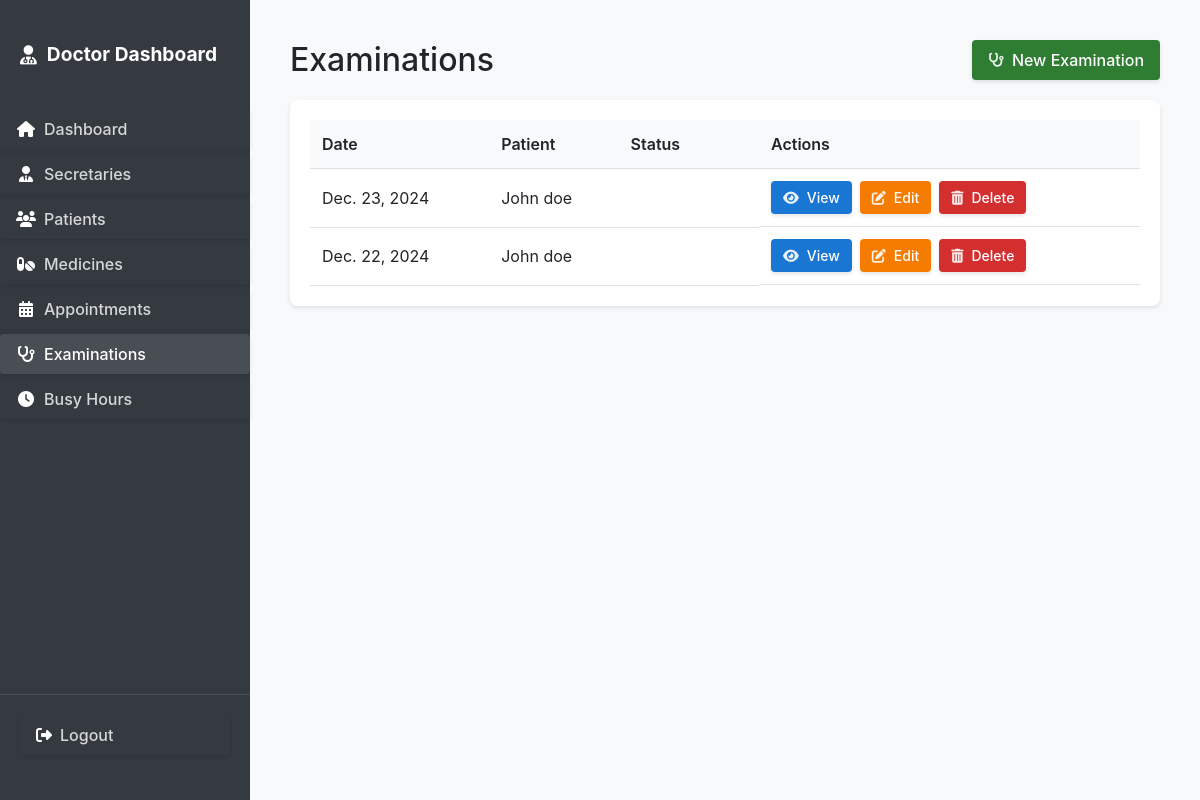
The app's page /examinations/ (signed in) with its own data.
### secretary_dash/models.py (models this page shows, shortened)
class Examination(models.Model):
    patient = models.ForeignKey(Patient, on_delete=models.CASCADE)
    symptoms = models.TextField()
    diagnosis = models.TextField()
    created_by = models.ForeignKey(User, on_delete=models.CASCADE)
    created_at = models.DateTimeField(auto_now_add=True)
    date = models.DateField()
    time = models.TimeField()
    class Meta:
        ordering = ['-date']

class Patient(models.Model):
    name = models.CharField(max_length=100)
    phone = models.CharField(max_length=20)
    email = models.EmailField()
    address = models.TextField()
    date_of_birth = models.DateField()
    created_at = models.DateTimeField(auto_now_add=True)
    class Meta:
        ordering = ['name']

### secretary_dash/views.py (the view)
# urls.py: path('examinations/', views.examination_list, name='examination_list'),
@login_required
@user_passes_test(lambda u: u.is_superuser)
def examination_list(request):
    examinations = Examination.objects.all().order_by('-date', '-created_at')
    return render(request, 'secretary_dash/doctor/examination_list.html', {
        'examinations': examinations
    })

### secretary_dash/auth.py (called while the page is built)
    def get_user(self, user_id):
        UserModel = get_user_model()
        try:
            return UserModel.objects.get(pk=user_id)
        except UserModel.DoesNotExist:
            return None

### templates/secretary_dash/doctor/examination_list.html (shortened to what this page needs)
{% extends 'secretary_dash/common/table_base.html' %}
{% block page_title %}Examinations{% endblock %}
{% block header_actions %}
<a href="{% url 'secretary_dash:examination_create' %}" class="btn btn-add">
    <i class="fas fa-stethoscope"></i>
    <span>New Examination</span>
</a>
{% endblock %}
{% block table_content %}
{% if examinations %}
    <table>
        <thead>
            <tr>
                <th>Date</th>
                <th>Patient</th>
                <th>Status</th>
                <th>Actions</th>
            </tr>
        </thead>
        <tbody>
            {% for examination in examinations %}
                <tr>
                    <td>{{ examination.date }}</td>
                    <td>{{ examination.patient.name }}</td>
                    <td>
                        <span class="badge badge-{% if examination.is_completed %}success{% else %}warning{% endif %}">
                        </span>
                    </td>
                    <td class="actions">
                        <a href="{% url 'secretary_dash:examination_detail' examination.id %}" class="btn btn-view btn-sm">
                            <i class="fas fa-eye"></i>
                            <span>View</span>
                        </a>
                        {% if not examination.is_completed %}
                            <a href="{% url 'secretary_dash:examination_edit' examination.id %}" class="btn btn-edit btn-sm">
                                <i class="fas fa-edit"></i>
                                <span>Edit</span>
                            </a>
                        {% endif %}
                        <form method="post" action="{% url 'secretary_dash:examination_delete' examination.id %}" style="display: inline;">
                            <button type="submit" class="btn btn-delete btn-sm" onclick="return confirm('Are you sure you want to delete this examination?');">
                                <i class="fas fa-trash-alt"></i>
                                <span>Delete</span>
                            </button>
                        </form>
                    </td>
                </tr>
            {% endfor %}
        </tbody>
    </table>
{% else %}
    <p class="no-data">No examinations found.</p>
{% endif %}
{% endblock %}

### static/css/main.css (style rules this page uses)
body { margin: 0; padding: 0; font-family: -apple-system, BlinkMacSystemFont, "Segoe UI", Roboto, "Helvetica Neue", Arial, sans-serif; background-color: #f8f9fa; }
.btn-delete { background-color: #dc3545 !important; color: white !important; }
.btn { display: inline-flex !important; align-items: center !important; gap: 8px !important; padding: 8px 16px !important; border-radius: 4px !important; border: none !important; cursor: pointer !important; font-weight: 500 !important; transition: all 0.2s ease !important; text-decoration: none !important; box-shadow: 0 2px 4px rgba(0, 0, 0, 0.1) !important; }
.btn .fas, .btn .far, .btn .fab, .btn .fa { color: rgba(255, 255, 255, 0.9) !important; }

### templates/secretary_dash/common/table_base.html (style rules this page uses)
table { width: 100%; border-collapse: collapse; }
th, td { padding: 12px; text-align: left; border-bottom: 1px solid #e0e0e0; }
th { background-color: #f8f9fa; font-weight: 600; }
.actions { display: flex; gap: 8px; align-items: center; }
.container .btn, .table-container .btn, .header-actions .btn { display: inline-flex !important; align-items: center !important; gap: 8px !important; padding: 8px 16px !important; border-radius: 4px !important; border: none !important; cursor: pointer !important; font-weight: 500 !important; transition: all 0.2s ease !important; text-decoration: none !important; box-shadow: 0 2px 4px rgba(0, 0, 0, 0.1) !important; color: white !important; }
.container .btn i, .table-container .btn i, .header-actions .btn i { font-size: 14px !important; }
.container .btn-sm, .table-container .btn-sm { padding: 6px 12px !important; font-size: 14px !important; }
.container .btn-view, .table-container .btn-view { background-color: #1976d2 !important; }
.container .btn-add, .table-container .btn-add, .header-actions .btn-add { background-color: #2e7d32 !important; }
.container .btn-edit, .table-container .btn-edit { background-color: #f57c00 !important; }
.container .btn-delete, .table-container .btn-delete { background-color: #d32f2f !important; }
.badge { display: inline-flex; align-items: center; gap: 0.25rem; padding: 0.5rem 1rem; border-radius: 9999px; font-size: 0.75rem; font-weight: 500; }

### records on screen
Examination: date "Dec. 23, 2024", patient.name "John doe"
Examination: date "Dec. 22, 2024", patient.name "John doe"
